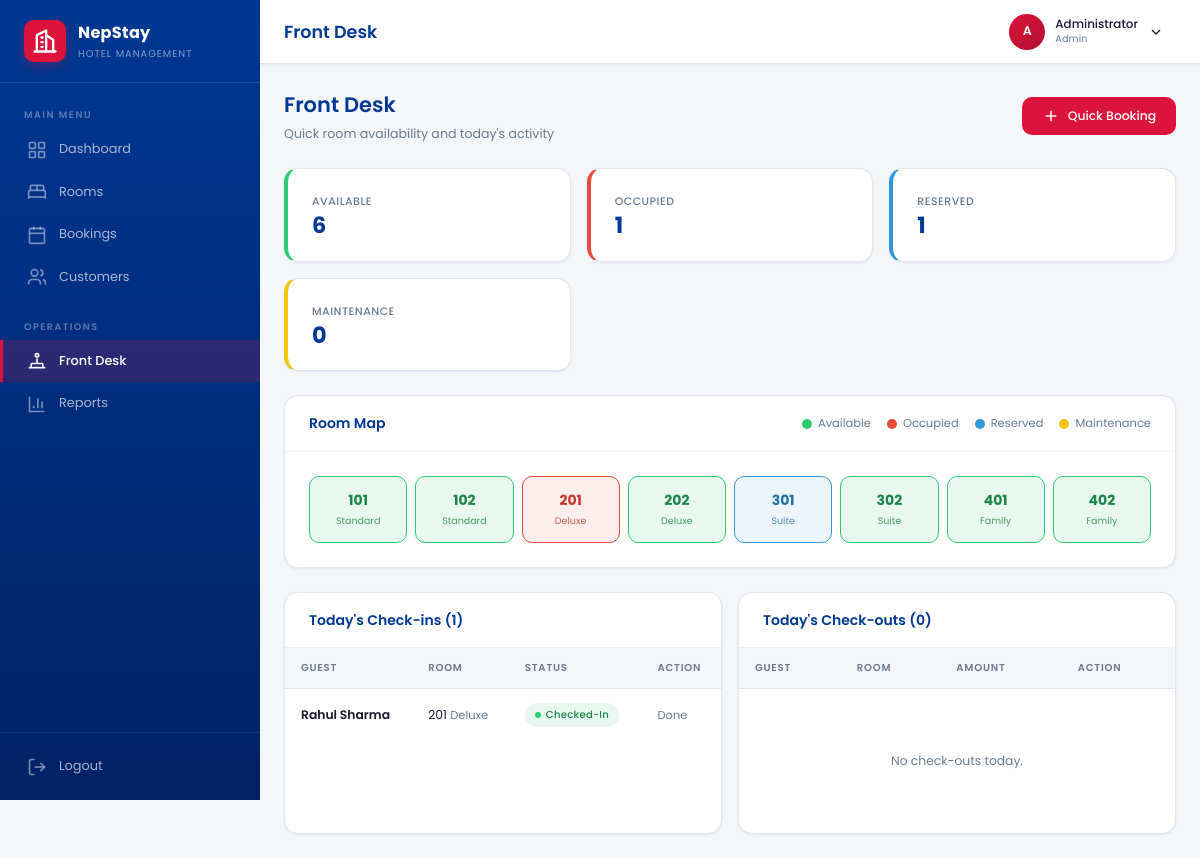
The page /admin/front_desk.php (signed in) on the database its author committed.
### tables this page shows
CREATE TABLE users (
    id INT AUTO_INCREMENT PRIMARY KEY,
    name VARCHAR(100) NOT NULL,
    email VARCHAR(255) UNIQUE NOT NULL,
    password VARCHAR(255) NOT NULL,
    role ENUM('admin','staff','manager') DEFAULT 'admin',
    avatar VARCHAR(255) DEFAULT NULL,
    created_at TIMESTAMP DEFAULT CURRENT_TIMESTAMP,
    updated_at TIMESTAMP DEFAULT CURRENT_TIMESTAMP ON UPDATE CURRENT_TIMESTAMP
);

CREATE TABLE rooms (
    id INT AUTO_INCREMENT PRIMARY KEY,
    room_number VARCHAR(10) UNIQUE NOT NULL,
    type ENUM('Standard','Deluxe','Suite','Family') NOT NULL DEFAULT 'Standard',
    floor INT DEFAULT 1,
    price DECIMAL(10,2) NOT NULL,
    max_guests INT DEFAULT 2,
    description TEXT,
    amenities VARCHAR(500) DEFAULT NULL,
    status ENUM('Available','Occupied','Maintenance','Reserved') DEFAULT 'Available',
    image VARCHAR(255) DEFAULT NULL,
    created_at TIMESTAMP DEFAULT CURRENT_TIMESTAMP,
    updated_at TIMESTAMP DEFAULT CURRENT_TIMESTAMP ON UPDATE CURRENT_TIMESTAMP
);

CREATE TABLE bookings (
    id INT AUTO_INCREMENT PRIMARY KEY,
    customer_id INT NOT NULL,
    room_id INT NOT NULL,
    check_in DATE NOT NULL,
    check_out DATE NOT NULL,
    guests INT DEFAULT 1,
    total_amount DECIMAL(10,2) DEFAULT 0.00,
    status ENUM('Confirmed','Checked-In','Checked-Out','Cancelled') DEFAULT 'Confirmed',
    notes TEXT,
    checked_in_at DATETIME DEFAULT NULL,
    checked_out_at DATETIME DEFAULT NULL,
    created_at TIMESTAMP DEFAULT CURRENT_TIMESTAMP,
    updated_at TIMESTAMP DEFAULT CURRENT_TIMESTAMP ON UPDATE CURRENT_TIMESTAMP,
    FOREIGN KEY (customer_id) REFERENCES customers(id) ON DELETE CASCADE,
    FOREIGN KEY (room_id) REFERENCES rooms(id) ON DELETE CASCADE
);

CREATE TABLE customers (
    id INT AUTO_INCREMENT PRIMARY KEY,
    name VARCHAR(100) NOT NULL,
    email VARCHAR(255) DEFAULT NULL,
    phone VARCHAR(20) NOT NULL,
    address TEXT,
    id_proof ENUM('Passport','Driving License','National ID','Aadhar','Other') DEFAULT 'National ID',
    id_number VARCHAR(50) DEFAULT NULL,
    created_at TIMESTAMP DEFAULT CURRENT_TIMESTAMP,
    updated_at TIMESTAMP DEFAULT CURRENT_TIMESTAMP ON UPDATE CURRENT_TIMESTAMP
);

### includes/functions.php (called while the page is built, shortened)
<?php
function badge_class($status) {
    $map = [
        'Available'   => 'badge-success',
        'Occupied'    => 'badge-danger',
        'Maintenance' => 'badge-warning',
        'Reserved'    => 'badge-info',
        'Confirmed'   => 'badge-info',
        'Checked-In'  => 'badge-success',
        'Checked-Out' => 'badge-muted',
        'Cancelled'   => 'badge-danger',
        'Paid'        => 'badge-success',
        'Pending'     => 'badge-warning',
        'Refunded'    => 'badge-danger',
    ];
    return $map[$status] ?? 'badge-muted';
}
function e($str) {
    return htmlspecialchars($str ?? '', ENT_QUOTES, 'UTF-8');
}
function is_page($page) {
    return basename($_SERVER['PHP_SELF']) === $page;
}
function nav_active($page) {
    return is_page($page) ? 'active' : '';
}

### includes/db.php (called while the page is built, shortened)
<?php
$conn = new mysqli(DB_HOST, DB_USER, DB_PASS, DB_NAME);
$conn->set_charset('utf8mb4');
function db_query($sql, $types = '', $params = []) {
    global $conn;
    if (empty($types)) {
        return $conn->query($sql);
    }
    $stmt = $conn->prepare($sql);
    $stmt->bind_param($types, ...$params);
    $stmt->execute();
    $result = $stmt->get_result();
    return $result;
}
function db_fetch($sql, $types = '', $params = []) {
    $result = db_query($sql, $types, $params);
    if ($result instanceof mysqli_result) {
        return $result->fetch_assoc();
    }
    return null;
}
function db_fetch_all($sql, $types = '', $params = []) {
    $result = db_query($sql, $types, $params);
    if ($result instanceof mysqli_result) {
        return $result->fetch_all(MYSQLI_ASSOC);
    }
    return [];
}

### includes/auth.php (called while the page is built, shortened)
<?php
require_once __DIR__ . '/db.php';
function current_user() {
    return db_fetch("SELECT * FROM users WHERE id = ?", 'i', [$_SESSION['user_id']]);
}

### admin/front_desk.php (the view, shortened to what this page needs)
<?php
require_once '../includes/header.php';
$rooms = db_fetch_all("SELECT * FROM rooms ORDER BY floor ASC, room_number ASC");
$todayCheckins = db_fetch_all("
    SELECT b.*, c.name AS customer_name, r.room_number, r.type AS room_type
    FROM bookings b
    JOIN customers c ON b.customer_id = c.id
    JOIN rooms r ON b.room_id = r.id
    WHERE b.check_in = CURDATE() AND b.status IN ('Confirmed','Checked-In')
    ORDER BY b.status DESC
");
$todayCheckouts = db_fetch_all("
    SELECT b.*, c.name AS customer_name, r.room_number, r.type AS room_type
    FROM bookings b
    JOIN customers c ON b.customer_id = c.id
    JOIN rooms r ON b.room_id = r.id
    WHERE b.check_out = CURDATE() AND b.status = 'Checked-In'
    ORDER BY r.room_number
");
$counts = [
    'Available' => 0, 'Occupied' => 0, 'Reserved' => 0, 'Maintenance' => 0
];
foreach ($rooms as $r) {
    $counts[$r['status']] = ($counts[$r['status']] ?? 0) + 1;
}
?>
<div class="page-header">
    <div>
        <h2>Front Desk</h2>
        <p class="subtitle">Quick room availability and today's activity</p>
    </div>
    <a href="booking_form.php" class="btn btn-accent">
        <svg width="18" height="18" viewBox="0 0 24 24" fill="none" stroke="currentColor" stroke-width="2"><line x1="12" y1="5" x2="12" y2="19"/><line x1="5" y1="12" x2="19" y2="12"/></svg>
        Quick Booking
    </a>
</div>
<div class="stats-grid">
    <div class="stat-card stat-success">
        <div class="stat-content">
            <h4>Available</h4>
            <div class="stat-value"><?php echo $counts['Available']; ?></div>
        </div>
    </div>
    <div class="stat-card stat-danger">
        <div class="stat-content">
            <h4>Occupied</h4>
            <div class="stat-value"><?php echo $counts['Occupied']; ?></div>
        </div>
    </div>
    <div class="stat-card stat-info">
        <div class="stat-content">
            <h4>Reserved</h4>
            <div class="stat-value"><?php echo $counts['Reserved']; ?></div>
        </div>
    </div>
    <div class="stat-card stat-warning">
        <div class="stat-content">
            <h4>Maintenance</h4>
            <div class="stat-value"><?php echo $counts['Maintenance']; ?></div>
        </div>
    </div>
</div>
<div class="card mb-lg">
    <div class="card-header">
        <h3>Room Map</h3>
        <div class="legend" style="margin:0;">
            <div class="legend-item"><div class="legend-dot" style="background:var(--success);"></div> Available</div>
            <div class="legend-item"><div class="legend-dot" style="background:var(--danger);"></div> Occupied</div>
            <div class="legend-item"><div class="legend-dot" style="background:var(--info);"></div> Reserved</div>
            <div class="legend-item"><div class="legend-dot" style="background:var(--warning);"></div> Maintenance</div>
        </div>
    </div>
    <div class="card-body">
        <div class="availability-grid">
            <?php foreach ($rooms as $r):
                $statusClass = strtolower($r['status']);
            ?>
            <div class="room-tile <?php echo $statusClass; ?>">
                <span class="room-tile-number"><?php echo e($r['room_number']); ?></span>
                <span class="room-tile-type"><?php echo e($r['type']); ?></span>
            </div>
            <?php endforeach; ?>
        </div>
    </div>
</div>
<div class="grid-2">
    <div class="table-container">
        <div class="table-header">
            <h3>Today's Check-ins (<?php echo count($todayCheckins); ?>)</h3>
        </div>
        <div class="table-scroll">
            <table class="data-table">
                <thead>
                    <tr>
                        <th>Guest</th>
                        <th>Room</th>
                        <th>Status</th>
                        <th>Action</th>
                    </tr>
                </thead>
                <tbody>
                <?php if (empty($todayCheckins)): ?>
                <tr><td colspan="4"><div class="empty-state"><p>No check-ins today.</p></div></td></tr>
                <?php else: ?>
                    <?php foreach ($todayCheckins as $b): ?>
                    <tr>
                        <td class="text-bold"><?php echo e($b['customer_name']); ?></td>
                        <td><?php echo e($b['room_number']); ?> <span class="text-muted"><?php echo e($b['room_type']); ?></span></td>
                        <td><span class="badge <?php echo badge_class($b['status']); ?>"><span class="badge-dot"></span> <?php echo e($b['status']); ?></span></td>
                        <td>
                            <?php if ($b['status'] === 'Confirmed'): ?>
                            <a href="booking_action.php?action=checkin&id=<?php echo $b['id']; ?>" class="btn btn-success btn-sm">Check-In</a>
                            <?php else: ?>
                            <span class="text-muted">Done</span>
                            <?php endif; ?>
                        </td>
                    </tr>
                    <?php endforeach; ?>
                <?php endif; ?>
                </tbody>
            </table>
        </div>
    </div>
    <div class="table-container">
        <div class="table-header">
            <h3>Today's Check-outs (<?php echo count($todayCheckouts); ?>)</h3>
        </div>
        <div class="table-scroll">
            <table class="data-table">
                <thead>
                    <tr>
                        <th>Guest</th>
                        <th>Room</th>
                        <th>Amount</th>
                        <th>Action</th>
                    </tr>
                </thead>
                <tbody>
                <?php if (empty($todayCheckouts)): ?>
                <tr><td colspan="4"><div class="empty-state"><p>No check-outs today.</p></div></td></tr>
                <?php endif; ?>
                </tbody>
            </table>
        </div>
    </div>
</div>
<?php require_once '../includes/footer.php'; ?>

### includes/header.php (shortened to what this page needs)
<?php
require_once __DIR__ . '/db.php';
require_once __DIR__ . '/auth.php';
require_once __DIR__ . '/functions.php';
$currentUser = current_user();
$currentPage = basename($_SERVER['PHP_SELF']);
$pageTitles = [
    'index.php'           => 'Dashboard',
    'rooms.php'           => 'Rooms',
    'room_form.php'       => isset($_GET['id']) ? 'Edit Room' : 'Add Room',
    'bookings.php'        => 'Bookings',
    'booking_form.php'    => isset($_GET['id']) ? 'Edit Booking' : 'New Booking',
    'customers.php'       => 'Customers',
    'customer_form.php'   => isset($_GET['id']) ? 'Edit Customer' : 'Add Customer',
    'reports.php'         => 'Reports',
    'front_desk.php'      => 'Front Desk',
];
$pageTitle = $pageTitles[$currentPage] ?? 'NepStay';
?>
<!DOCTYPE html>
<html lang="en">
<head>
    <link rel="stylesheet" href="/Hotel_Reservation_System/assets/css/style.css">
</head>
<body>
<aside class="sidebar" id="sidebar">
    <div class="sidebar-brand">
        <div class="brand-icon">
            <svg width="28" height="28" viewBox="0 0 24 24" fill="none" stroke="currentColor" stroke-width="2" stroke-linecap="round" stroke-linejoin="round">
                <path d="M3 21h18"/><path d="M5 21V7l8-4v18"/><path d="M19 21V11l-6-4"/>
                <path d="M9 9h1"/><path d="M9 13h1"/><path d="M9 17h1"/>
            </svg>
        </div>
        <div class="brand-text">
            <span class="brand-name">NepStay</span>
            <span class="brand-sub">Hotel Management</span>
        </div>
    </div>
    <nav class="sidebar-nav">
        <div class="nav-section">
            <span class="nav-label">MAIN MENU</span>
            <a href="/Hotel_Reservation_System/admin/index.php" class="nav-item <?php echo nav_active('index.php'); ?>">
                <svg width="20" height="20" viewBox="0 0 24 24" fill="none" stroke="currentColor" stroke-width="2"><rect x="3" y="3" width="7" height="7" rx="1"/><rect x="14" y="3" width="7" height="7" rx="1"/><rect x="3" y="14" width="7" height="7" rx="1"/><rect x="14" y="14" width="7" height="7" rx="1"/></svg>
                <span>Dashboard</span>
            </a>
            <a href="/Hotel_Reservation_System/admin/rooms.php" class="nav-item <?php echo (nav_active('rooms.php') || nav_active('room_form.php')) ? 'active' : ''; ?>">
                <svg width="20" height="20" viewBox="0 0 24 24" fill="none" stroke="currentColor" stroke-width="2"><path d="M2 20v-8a2 2 0 0 1 2-2h16a2 2 0 0 1 2 2v8"/><path d="M4 10V6a2 2 0 0 1 2-2h12a2 2 0 0 1 2 2v4"/><path d="M12 4v6"/><path d="M2 18h20"/></svg>
                <span>Rooms</span>
            </a>
            <a href="/Hotel_Reservation_System/admin/bookings.php" class="nav-item <?php echo (nav_active('bookings.php') || nav_active('booking_form.php')) ? 'active' : ''; ?>">
                <svg width="20" height="20" viewBox="0 0 24 24" fill="none" stroke="currentColor" stroke-width="2"><rect x="3" y="4" width="18" height="18" rx="2"/><path d="M16 2v4"/><path d="M8 2v4"/><path d="M3 10h18"/><path d="M8 14h.01"/><path d="M12 14h.01"/><path d="M16 14h.01"/><path d="M8 18h.01"/><path d="M12 18h.01"/></svg>
                <span>Bookings</span>
            </a>
            <a href="/Hotel_Reservation_System/admin/customers.php" class="nav-item <?php echo (nav_active('customers.php') || nav_active('customer_form.php')) ? 'active' : ''; ?>">
                <svg width="20" height="20" viewBox="0 0 24 24" fill="none" stroke="currentColor" stroke-width="2"><path d="M16 21v-2a4 4 0 0 0-4-4H6a4 4 0 0 0-4 4v2"/><circle cx="9" cy="7" r="4"/><path d="M22 21v-2a4 4 0 0 0-3-3.87"/><path d="M16 3.13a4 4 0 0 1 0 7.75"/></svg>
                <span>Customers</span>
            </a>
        </div>
        <div class="nav-section">
            <span class="nav-label">OPERATIONS</span>
            <a href="/Hotel_Reservation_System/admin/front_desk.php" class="nav-item <?php echo nav_active('front_desk.php'); ?>">
                <svg width="20" height="20" viewBox="0 0 24 24" fill="none" stroke="currentColor" stroke-width="2"><path d="M2 20h20"/><path d="M5 20v-4a1 1 0 0 1 1-1h12a1 1 0 0 1 1 1v4"/><path d="M12 15V9"/><circle cx="12" cy="5" r="2"/></svg>
                <span>Front Desk</span>
            </a>
            <a href="/Hotel_Reservation_System/admin/reports.php" class="nav-item <?php echo nav_active('reports.php'); ?>">
                <svg width="20" height="20" viewBox="0 0 24 24" fill="none" stroke="currentColor" stroke-width="2"><path d="M3 3v18h18"/><path d="M18 17V9"/><path d="M13 17V5"/><path d="M8 17v-3"/></svg>
                <span>Reports</span>
            </a>
        </div>
    </nav>
    <div class="sidebar-footer">
        <a href="/Hotel_Reservation_System/logout.php" class="nav-item">
            <svg width="20" height="20" viewBox="0 0 24 24" fill="none" stroke="currentColor" stroke-width="2"><path d="M9 21H5a2 2 0 0 1-2-2V5a2 2 0 0 1 2-2h4"/><polyline points="16 17 21 12 16 7"/><line x1="21" y1="12" x2="9" y2="12"/></svg>
            <span>Logout</span>
        </a>
    </div>
</aside>
<div class="main-wrapper">
    <header class="topbar">
        <div class="topbar-left">
            <h1 class="topbar-title"><?php echo e($pageTitle); ?></h1>
        </div>
        <div class="topbar-right">
            <div class="topbar-user" id="userDropdownToggle">
                <div class="topbar-avatar"><?php echo strtoupper(substr($currentUser['name'] ?? 'A', 0, 1)); ?></div>
                <div class="topbar-user-info">
                    <span class="topbar-user-name"><?php echo e($currentUser['name'] ?? 'Admin'); ?></span>
                    <span class="topbar-user-role"><?php echo e(ucfirst($currentUser['role'] ?? 'admin')); ?></span>
                </div>
                <svg width="16" height="16" viewBox="0 0 24 24" fill="none" stroke="currentColor" stroke-width="2"><polyline points="6 9 12 15 18 9"/></svg>
            </div>
        </div>
    </header>
    <main class="content">

### rows shown on the page
users: name "A", name "Administrator", role "Admin"
rooms: room_number "101", type "Standard"
rooms: room_number "102", type "Standard"
rooms: room_number "201", type "Deluxe"
rooms: room_number "202", type "Deluxe"
rooms: room_number "301", type "Suite"
rooms: room_number "302", type "Suite"
rooms: room_number "401", type "Family"
rooms: room_number "402", type "Family"
bookings: customer.name "Rahul Sharma", room.room_number "201", room.type "Deluxe", status "Checked-In", shows "Done"

### other values the page prints
$pageTitle "Front Desk"
$counts['Available'] "6"
$counts['Occupied'] "1"
$counts['Reserved'] "1"
$counts['Maintenance'] "0"
count($todayCheckins) "1"
count($todayCheckouts) "0"
